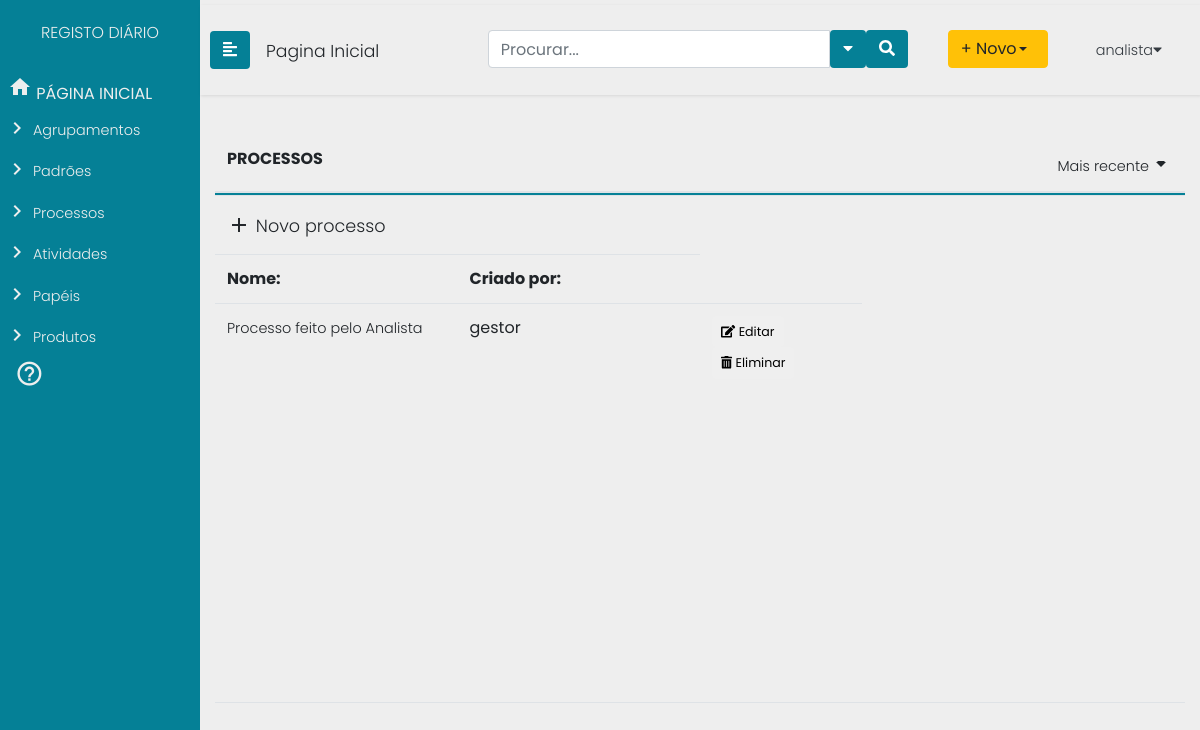
Page /processos (signed in) on the committed database.
### Users/models.py (models this page shows)
class User(AbstractUser):
    id = models.AutoField(db_column='ID',primary_key=True)
    username = models.CharField(db_column='UserName',
                                max_length=255,
                                unique=True)
    useremail = models.CharField(db_column='UserEmail',
                                 max_length=255)
    password = models.CharField(db_column='Password',
                                max_length=255,
                                blank=True, null=True)
    organization = models.ForeignKey(Organization, null=True,blank=True, on_delete=models.SET_NULL)
    class Meta:
        managed = True
        db_table = 'User'
        permissions = (
            ("test_GProc", "Teste de permissao geral Gestor de Processos"),
            ("test_Analist", "Teste de permissao geral Analista"),
            ("test_Func", "Teste de permissao geral Funcionário"),
            ("test_Admin", "Teste de permissao geral Administrador"),)

### processes/models.py (models this page shows, shortened)
class Process(models.Model):
    process_name = models.CharField(max_length=200)
    user = models.ForeignKey(User, null=True, on_delete=models.SET_NULL)
    creation_date = models.DateTimeField("date created", default=django.utils.timezone.now)
    description = models.TextField(max_length=200)

### processes/views.py (the view)
# urls.py: path("processos", views.processos, name="processos"),
@login_required(login_url='/login')
def processos(request):
	return render(request=request,
				  template_name="processes/processos.html",
				   context={"procs": Process.objects.all(), "acts": Activity.objects.all()})

### templates/processes/processos.html (shortened to what this page needs)
{% extends "processes/header2.html" %}
				{% block content %}
				{% include "processes/includes/sidenav.html" %}
				{% if perms.Users.test_GProc or  perms.Users.test_Analist %}
				<div class="container">
					<table class="table table-hover header-fixed">
						<thead>
							<tr class="d-flex">
								<th class="col-9">PROCESSOS</th>
								<th class="col-3 text-right">
									<a class="dropdown-toggle" id="sidebarCollapse" data-toggle="dropdown" href="#" role="button" aria-haspopup="true" aria-expanded="false"><span>Mais recente</span><i class="material-icons">arrow_drop_down</i></a>
								</th>
							</tr>
									<tr class="d-flex nobluebar">
										<td class="col-9"><b><a href="/processos/ProcessCreate" class="novo"><i class="material-icons">add</i> Novo processo</a></b></td>
										<td class="col-3 text-right"></td>
									</tr>
							<tr class="d-flex nobluebar">
									<td class="col-3"><b>Nome:</b> </td>
									<td class="col-3"><b>Criado por:</b> </td>
								</tr>
						</thead>
						<tbody>
								{% for proc in procs %}
								<tr class="d-flex">
										<td class="col-3 align-middle" ><a href="/processos/ProcessDetail/{{proc.id}}" >{{proc.process_name}}</a> </td>
										{% if perms.Users.test_Admin %}
										<td class="col-3 align-middle"><a href="/utilizadores/UserDetail/{{proc.user.id}}" >{{proc.user.username}}</a> </td>
										{% else %}
										<td class="col-3">{{proc.user.username}} </td>
										{% endif %}
										<td class="col-2">
												<button type="button" class="btn btn-default btn-sm">
														<a href="/processos/ProcessUpdate/{{proc.id}} "><span class="fas fa-edit"></span> <b>Editar</b></a>
													  </button>
													  <button type="button" class="btn btn-default btn-sm">
															<a href="/processos/ProcessDelete/{{proc.id}} "><span class="fas fa-trash-alt"></span> <b>Eliminar</b></a>
														  </button> </td>
									</tr>
									{% endfor %}
								</tbody>
					</table>
            </div>
		</div>
		{% else %}
		<h2>Não tem permissão para visualizar esta página.</h2>
		{% endif %}
		{% endblock %}

### templates/processes/includes/sidenav.html (shortened to what this page needs)
	<div class="wrapper">
		<nav id="sidebar" class="navbar-info" style="background:#058096;">
			<div class="sidebar-header" style="background:#058096;">
				<h4><a href="/"> REGISTO DIÁRIO </a></h4>
			</div>
			<ul class="list-unstyled components">
				<li >
				<i class="material-icons" style="padding-left:1vh">home</i> PÁGINA INICIAL</li>
			{% if perms.Users.test_GProc or  perms.Users.test_Analist %}
			{% include "processes/includes/sidenavcont_gpanalist.html" %}
			{% endif %}
<div class="CTAs">
                    <a href="#"><i class="material-icons">help_outline</i></a>
				</div>
			</nav>
			<div id="content">
				<nav class="navbar navbar-expand-lg navbar-light">
					<button type="button" id="sidebarCollapse" class="btn text-white" style="background:#058096;">
                        <i class="fas fa-align-left"></i>
					</button>
					<div class="navegation">
						<h3 style="margin-top:10px;"><a href="/" >Pagina Inicial </a></h3>
					</div>
					<div class="collapse navbar-collapse" id="navbarTogglerDemo03">
						<ul class="navbar-nav ml-auto mt-2 mt-lg-0">
							<li class="sidebar-search nav-item active">
								<form class="form-inline input-group  custom-search-form">
									<input type="text"  class="form-control" placeholder="Procurar...">
									<button class="btn btn-default text-white" type="button"  data-toggle="dropdown" aria-haspopup="true" aria-expanded="false">
										<i class="fa fa-caret-down"></i>
									</button>
									<span class="input-group-btn">
										<button class="btn btn-default text-white">
											<i class="fa fa-search"></i>
										</button>
									</span>
								</form>
							</li>
							<li class="nav-item">
								<div class="btn-group">
									<button type="button" class="btn btn-warning dropdown-toggle text-left" data-toggle="dropdown" aria-haspopup="true" aria-expanded="false">+ Novo </button>
								</div>
							</li>
							<li class="nav-item dropdown">
								<a class="nav-link text-left text-dark" data-toggle="dropdown" href="#" role="button" aria-haspopup="true" aria-expanded="false">{{request.user.username}}<i class="fa fa-caret-down"></i></a>
							</li>
						</ul>
					</div>
				</nav>

### static/processes/css/menu.css (style rules this page uses)
body { font-family: 'Poppins', sans-serif; background: #eee; }
h3 { font-family: 'Poppins', sans-serif; font-size: 1.2em; }
h4 { font-family: 'Poppins', sans-serif; font-size: 1.1em; }
p,a { font-family: 'Poppins', sans-serif; font-size: 0.9em; font-weight: 300; line-height: 1.7em; color: #999; }
a,a:hover,a:focus { color: inherit; text-decoration: none; transition: all 0.3s; }
.navbar { padding: 15px 10px; border: none; border-radius: 0; margin-bottom: 40px; box-shadow: 1px 1px 3px rgba(0, 0, 0, 0.1); }
.wrapper { display: flex; width: 100%; align-items: stretch; }
#sidebar { min-width: 200px; max-width: 200px; color: #eeeeee; transition: all 0.3s; }
#sidebar .sidebar-header { padding: 20px 0px 20px 0px; text-align: center; background: #000; }
#sidebar ul.components { padding: 0px 0px 0px 0px; }
a i { position: relative; top: 5px; font-size: 0.9em; }
.dropdown-toggle::after { display: block; position: absolute; top: 50%; right: 20px; transform: translateY(-50%); }
.CTAs { padding:0px 0px 0px 0px; }
.CTAs a { bottom:10px; display: block; border-radius: 5px; margin-left: 15px; }
.CTAs a i { font-size:2em; }
.collapse ul li { padding:10px 20px 10px 20px; }
#content { width: 100vw; padding: 5px 0px 5px 0px; min-height: 100vh; transition: all 0.3s; }
thead > tr { border-bottom: 2px solid #058096; }
.novo { font-size:1.1em; }
form button { background:#058096; }
.header-fixed { width: 100%; }
.header-fixed > thead, .header-fixed > tbody, .header-fixed > thead > tr, .header-fixed > tbody > tr, .header-fixed > thead > tr > th, .header-fixed > tbody > tr > td { display: block; }
.header-fixed > tbody > tr:after, .header-fixed > thead > tr:after { content: ' '; display: block; visibility: hidden; clear: both; }
.header-fixed > tbody { overflow-y: auto; height: 50vh; }
.header-fixed > tbody > tr > td, .header-fixed > thead > tr > th { width: 20%; float: left; }
.navegation { padding: 0px 1em; }

### static/processes/css/acts.css (style rules this page uses)
thead > tr.nobluebar { border-bottom:0px; }
tbody { overflow-x : hidden; border-bottom: 1px solid #dee2e6; }
thead > tr { border-top: 0px; }
.table thead th { border-top:0px; }
.nav-item > div.btn-group > button { width:100px; }

### rows in the picture
User: user.username "analista"
Process: process_name "Processo feito pelo Analista", user.username "gestor"
